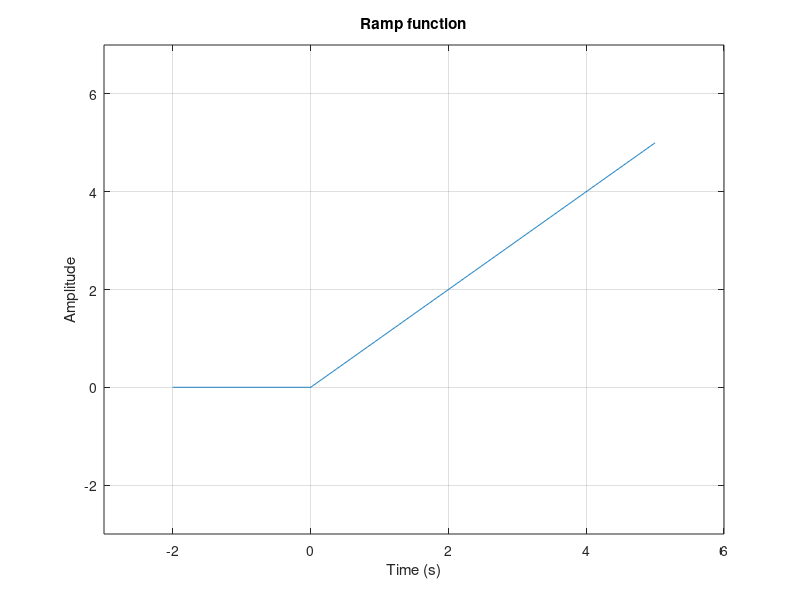

This chart was generated by the following MATLAB code:
t=-2:0.01:5;
rampfn = t.*(t>=0);
plot(t,rampfn);
grid on;
xlim([-3,6]);
ylim([-3,7]);
xlabel("Time (s)");
ylabel("Amplitude");
title("Ramp function");
